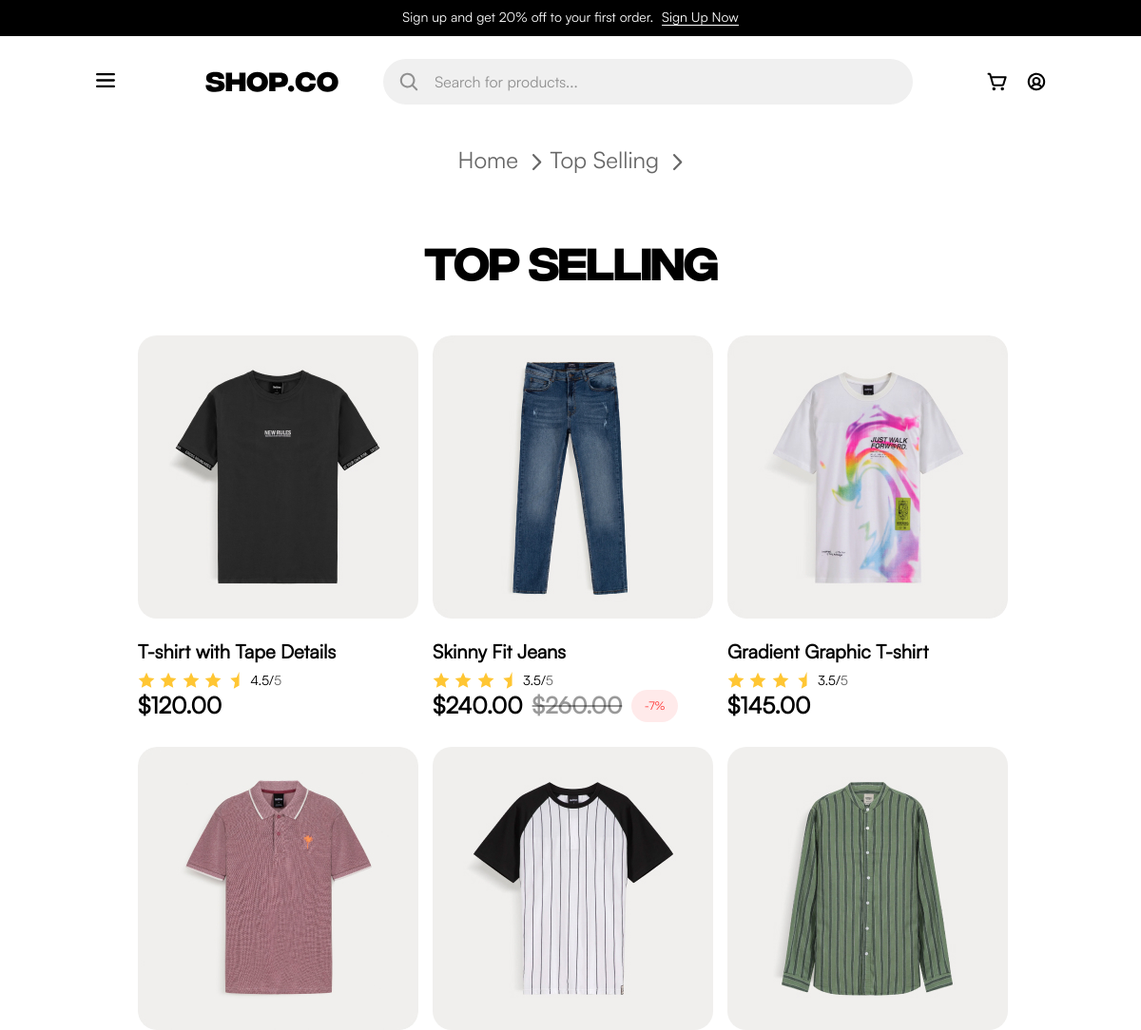
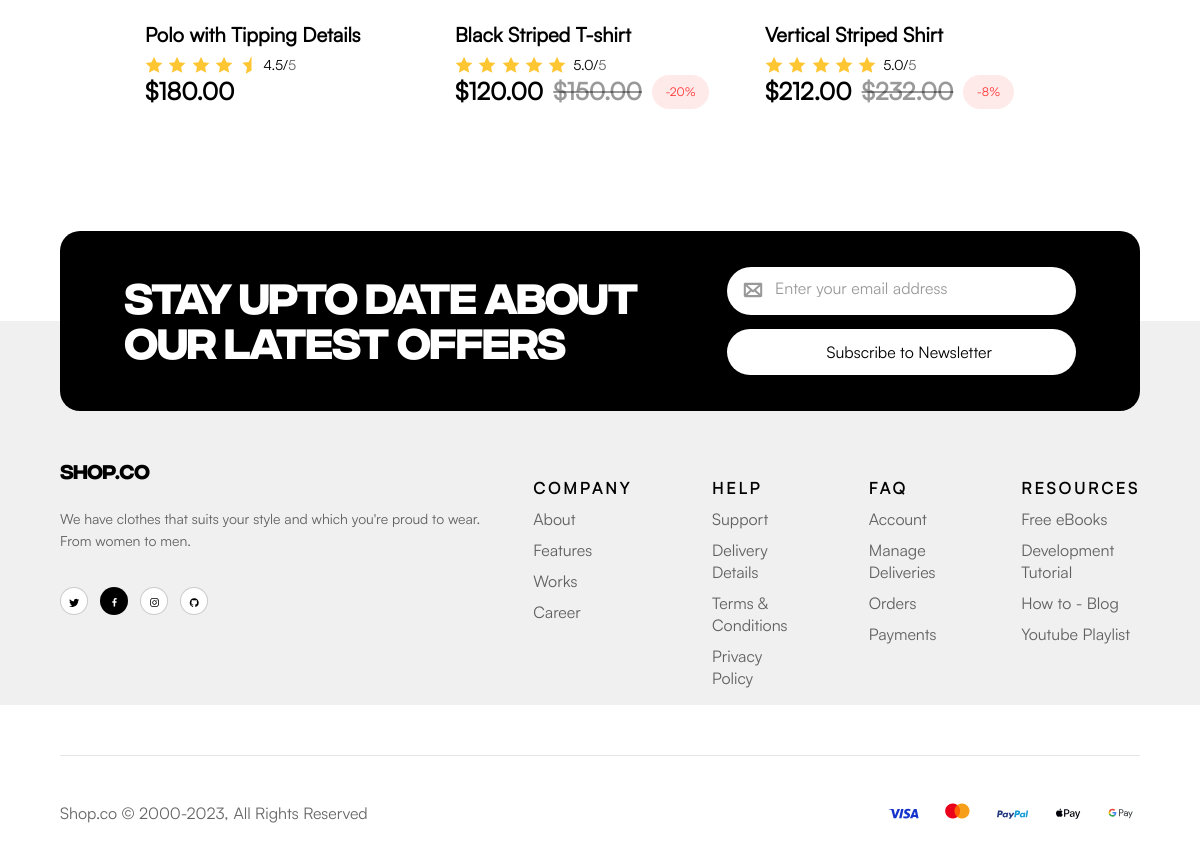
Page /category/bests on the committed database (2 pictures, top to bottom).
### app/models.py (models this page shows, shortened)
class Product(db.Model):
    id = db.Column(db.Integer, primary_key=True)
    name = db.Column(db.String(200), nullable=False)
    description = db.Column(db.Text)
    price = db.Column(db.Float, nullable=False)
    old_price = db.Column(db.Float)
    category = db.Column(db.String(50))
    style = db.Column(db.String(50))
    status = db.Column(db.String(50), default='')
    image = db.Column(db.String(200))
    rating = db.Column(db.Float, default=4.5)
    created_at = db.Column(db.DateTime, default=datetime.utcnow)

### app/routes.py (the view)
@bp.route('/category/<category_name>')
def category(category_name):
    display_names = {
        'men': 'Men',
        'women': 'Women',
        'casual': 'Casual',
        'unisex': 'Unisex',
        'novelty': 'New Arrivals',
        'sales': 'Sale',
        'bests': 'Top Selling',
        'gym':'Gym'
    }
    display_name = display_names.get(category_name, category_name.capitalize())
    if category_name == 'sales':
        products = Product.query.filter(Product.old_price.isnot(None)).all()
    elif category_name == 'bests':
        products = Product.query.filter_by(status='bests').all()
    elif category_name == 'novelty':
        products = Product.query.filter_by(category='novelty').all()
    elif category_name == 'gym':
        products = Product.query.filter_by(category='gym').all()
    else:
        products = Product.query.filter_by(category=category_name).all()
    return render_template(
        'category_base.html',
        category_name=display_name,
        category_slug=category_name,
        products=products,
        total_count=len(products)
    )

### app/templates/category_base.html (shortened to what this page needs)
{% extends "base.html" %}
{% block content %}
    <div style="display: flex; flex-direction: column; align-items: center;">
        <nav class="hero-breadcrumbs">
            <a href="{{ url_for('main.home') }}">
                <p>Home</p>
                <img class="breadcrums_arrow" src="{{ url_for('static' , filename='img/breadcrums arrow.svg')}}" width="10.4px" height="18,4px">
            </a>
            <a href="{{ url_for('main.category', category_name=category_slug) }}">
                <p>{{ category_name }}</p>
                <img class="breadcrums_arrow" src="{{ url_for('static' , filename='img/breadcrums arrow.svg')}}" width="10.4px" height="18,4px">
            </a>
        </nav>
        <h1 style="text-align: center; margin-bottom: 65px; font-size: 45px;">{{ category_name }}</h1>
    </div>
    <div class="main-content">
            <ul class="Category">
                {% for product in products %}
                <li class="Category-item">
                    <a class="wrapper-clothes-img" href="{{ url_for('main.product', id=product.id) }}">
                        <img class="clothes-img"
                             src="{{ url_for('static', filename='img/' + product.image) }}"
                             width="295"
                             height="298"
                             alt="{{ product.name }}">
                    </a>
                    <h3 class="clothes-name">{{ product.name }}</h3>
                    <div class="Category-item-mark">
                        <ul class="Category-item-stars">
                            {% set full_stars = product.rating|int %}
                            {% set has_half = product.rating - full_stars >= 0.5 %}
                            {% for i in range(full_stars) %}
                            <li><img src="{{ url_for('static', filename='img/Star 5.svg') }}" width="18" height="18" alt="star"></li>
                            {% endfor %}
                            {% if has_half %}
                            <li class="half"><img src="{{ url_for('static', filename='img/Half_star.svg') }}" width="18" height="18" alt="star"></li>
                            {% endif %}
                        </ul>
                        <p class="Category-item-assessment assessment">
                            <span class="black">{{ "%.1f"|format(product.rating) }}/</span>
                            <span>5</span>
                        </p>
                    </div>
                    <div class="Category-item-prices">
                        {% if product.old_price %}
                        <p class="price_now">${{ "%.2f"|format(product.price) }}</p>
                        <p class="price_was">${{ "%.2f"|format(product.old_price) }}</p>
                        {% set discount = ((product.old_price - product.price) / product.old_price * 100)|int %}
                        <p class="price_sale">-{{ discount }}%</p>
                        {% else %}
                        <p class="price">${{ "%.2f"|format(product.price) }}</p>
                        {% endif %}
                    </div>
                </li>
                {% endfor %}
            </ul>
    </div>
{% endblock %}

### app/static/css/common.css (style rules this page uses)
body { margin: 0; padding: 0; font-size: 16px; line-height: 22px; color: rgba(0, 0, 0, 0.6); background-color: rgba(255, 255, 255, 1); font-family: "Satoshi"; }
* { box-sizing: border-box; }
h1 { font-family: "Integral CF"; }
h1, h2, h3, h4, .price, .price_now { color: rgba(0, 0, 0, 1); }
.black { color: rgba(0, 0, 0, 1); }
.clothes-name { font-size: 20px; line-height: 27px; font-weight: 700; }
.assessment { font-size: 14px; line-height: 18px; }
ul, li { padding: 0; list-style: none; }
.clothes-img { border-radius: 20px; }
.half { width: 9px; overflow: hidden; }
.half img { width: 18px; height: 18px; }
.wrapper-clothes-img { margin-bottom: 16px; }
.clothes-name { margin:0 0 8px 0; }
.price { margin: 0; }
.price, .price_now, .price_was { font-size: 24px; line-height: 32.4px; font-weight: 700; }
.price_was { text-decoration: line-through; text-decoration-thickness: 2px; text-decoration-color: rgba(0, 0, 0, 0.4); color: rgba(0, 0, 0, 0.4); }
.price_sale { color: rgba(255, 51, 51, 1); background-color: rgba(255, 51, 51, 0.1); border-radius: 62px; font-size: 12px; padding: 6px 13.5px; }
.Category { max-width: 1440px; height: 100%; display: flex; flex-wrap:wrap; justify-content: center; row-gap: 30px; column-gap: 20px; margin: 0 auto 36px auto; }
.Category-item { display: flex; flex-direction: column; width: 290px; height: 403px; }
.Category-item-mark { width: 100%; height: 19px; display: flex; justify-content: space-between; margin-bottom:0 auto 8px 0; }
.Category-item-stars { display: flex; gap:5.3px; }
.Category-item-stars li:last-child { width: 15px; }
.Category-item-assessment { display: flex; margin: 0 auto 0 10px; }
.Category-item-prices { display: flex; column-gap: 10px; }
.Category-item-prices p { margin: 0; }
.hero-breadcrumbs { margin-bottom: 32px; display: flex; gap: 8px; align-items: center; }
.hero-breadcrumbs a { font-size: 24px; line-height: 21.6px; color: rgba(0, 0, 0, 0.6); text-decoration: none; transition: color 0.3s ease; display: flex; align-items: center; }
.breadcrums_arrow { margin-left: 15px; position: relative; top: 2.5px; }

### rows in the picture
Product: image (picture), name "T-shirt with Tape Details", rating "4.5", price "120.00"
Product: image (picture), name "Skinny Fit Jeans", rating "3.5", price "240.00", old_price "260.00", discount "7"
Product: image+name (picture), name "Gradient Graphic T-shirt", rating "3.5", price "145.00"
Product: image+name (picture), name "Polo with Tipping Details", rating "4.5", price "180.00"
Product: image+name (picture), name "Black Striped T-shirt", rating "5.0", price "120.00", old_price "150.00", discount "20"
Product: image (picture), name "Vertical Striped Shirt", rating "5.0", price "212.00", old_price "232.00", discount "8"

### other values in the picture
{{ category_name }} "Top Selling"
